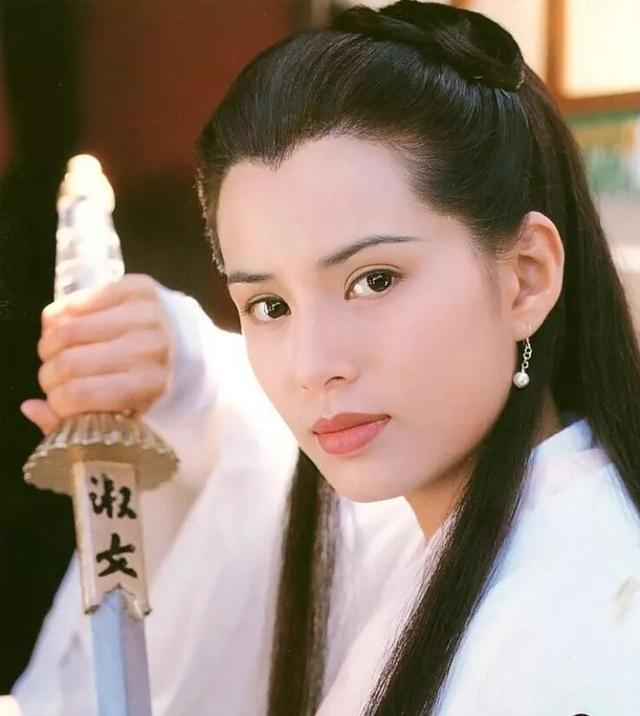
#> input picture 026-image/lrt.jpg, 640 x 716 px
$ python main.py
#> lines starting #> are read from the running program, lines starting #| are printed output that depends on the picture
from PIL import Image

# 读取图像获得Image对象
image = Image.open('../lrt.jpg')
#> image is the input picture: PIL image 640x716 RGB; mean R, G, B 149.9, 131.3, 118


for x in range(80, 310):
    for y in range(20, 360):
        # 通过Image对象的putpixel方法修改图像指定像素点
        image.putpixel((x, y), (128, 128, 128))
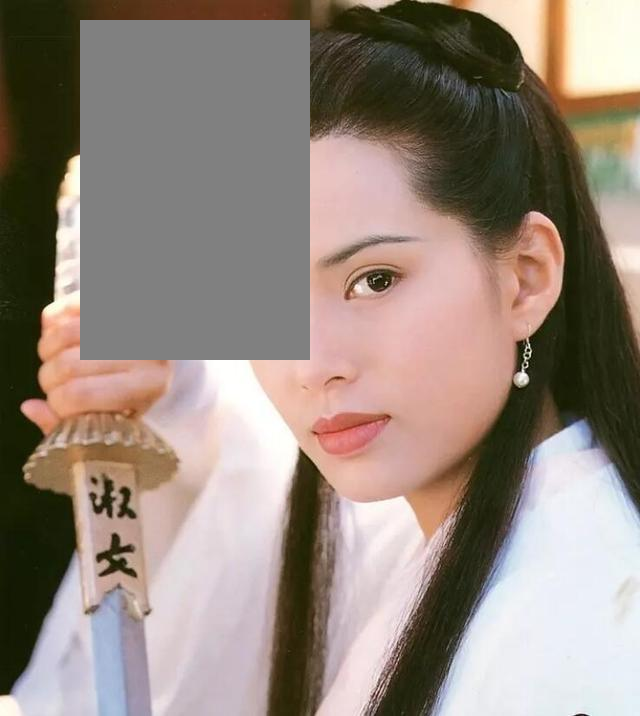
#> image: PIL image 640x716 RGB; mean R, G, B 148, 134.3, 124.4
image.show()
